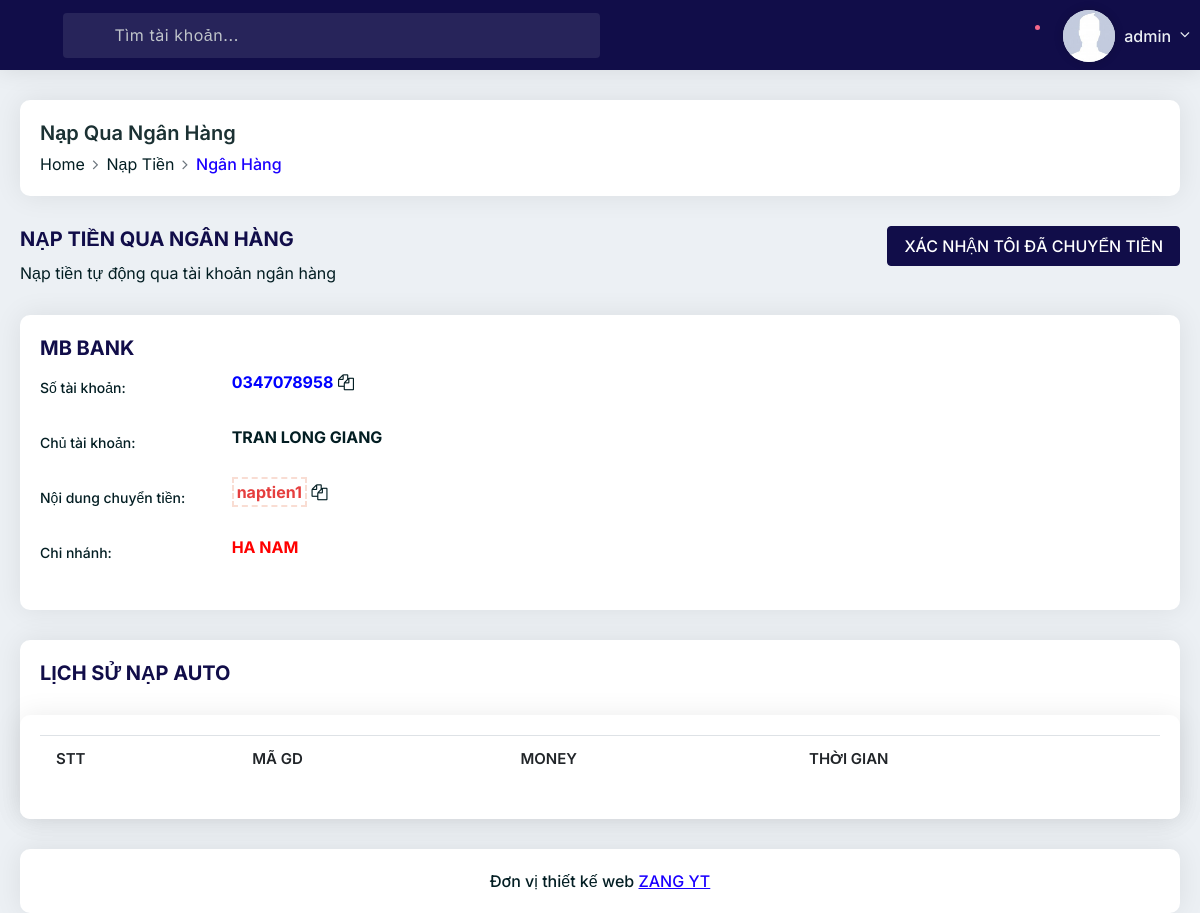
Screenshot of /NapBank.php (signed in) with the database file from the repository.
### tables this page shows
CREATE TABLE `users`  (
  `id` int NOT NULL AUTO_INCREMENT,
  `code` varchar(32) NULL DEFAULT NULL,
  `username` varchar(32) NULL DEFAULT NULL,
  `email` text NULL,
  `password` varchar(32) NULL DEFAULT NULL,
  `money` int NOT NULL DEFAULT 0,
  `total_nap` int NOT NULL DEFAULT 0,
  `level` varchar(32) NULL DEFAULT NULL,
  `ck` float NULL DEFAULT 0,
  `createdate` datetime NULL DEFAULT NULL,
  `ip` text NULL,
  `banned` int NOT NULL DEFAULT 0,
  `fullname` text NULL,
  `token` varchar(64) NULL DEFAULT NULL,
  `ref` varchar(64) NULL DEFAULT NULL,
  PRIMARY KEY (`id`) USING BTREE
);

CREATE TABLE `bank`  (
  `id` int NOT NULL AUTO_INCREMENT,
  `stk` text NOT NULL,
  `name` text NOT NULL,
  `bank_name` text NOT NULL,
  `chi_nhanh` text NOT NULL,
  PRIMARY KEY (`id`) USING BTREE
);

CREATE TABLE `setting`  (
  `id` int NOT NULL AUTO_INCREMENT,
  `site_image` text NULL,
  `site_domain` text NULL,
  `site_favicon` text NULL,
  `site_logo` text NULL,
  `site_tenweb` text NULL,
  `site_mota` text NULL,
  `site_tukhoa` text NULL,
  `site_baotri` varchar(32) NULL DEFAULT 'OFF',
  `site_api_momo` text NULL,
  `site_api_card` text NULL,
  `site_ck_card` int NULL DEFAULT 0,
  `site_callback` text NULL,
  `site_gmail` text NULL,
  `site_sdt_momo` text NULL,
  `site_ten_momo` text NULL,
  `site_qr_momo` text NULL,
  `site_noidung_momo` text NULL,
  `site_gmail_momo` text NULL,
  `site_pass_momo` text NULL,
  `site_show_soluong` varchar(32) NULL DEFAULT 'ON',
  `site_thong_bao` longtext NULL,
  `site_token` text NULL,
  `birthday` text NULL,
  `carousel_1` text NULL,
  `carousel_2` text NULL,
  `carousel_3` text NULL,
  `site_show_carousel` varchar(32) NULL DEFAULT 'ON',
  `SECURE_TOKEN` varchar(128) NULL DEFAULT NULL,
  `MEMO_PREFIX` varchar(64) NULL DEFAULT NULL,
  `color` varchar(64) NULL DEFAULT NULL,
  `DirectChatLink` text NULL,
  `tuyetroi` varchar(32) NULL DEFAULT 'ON',
  `gdganday` varchar(32) NULL DEFAULT 'ON',
  `ck_ref` int NULL DEFAULT 0,
  `facebook` text NULL,
  `display_daban` varchar(255) NULL DEFAULT 'ON',
  PRIMARY KEY (`id`) USING BTREE
);

### config.php (called while the page is built, shortened)
<?php
$ketnoi = mysqli_connect(LOCALHOST,USERNAME,PASSWORD,DATABASE);
$ketnoi->query("set names 'utf8'");
$site = $ketnoi->query("SELECT * FROM setting")->fetch_array();
if(isset($_SESSION['username']))
{
    $my_username = $_SESSION['username'];
    $user = $ketnoi->query("SELECT * FROM users WHERE username = '$my_username' ")->fetch_array();
}
?>

### public/NapBank.php (the view, shortened to what this page needs)
<?php require_once('../head.php');?>
<?php require_once('../sidebar.php');?>
<?php require_once('../cron/AutoVcb.php');?>
<div class="main-container">
    <div class="pd-ltr-20 xs-pd-20-10">
        <div class="min-height-200px">
            <div class="page-header">
                <div class="row">
                    <div class="col-md-6 col-sm-12">
                        <div class="title">
                            <h4>Nạp Qua Ngân Hàng</h4>
                        </div>
                        <nav aria-label="breadcrumb" role="navigation">
                            <ol class="breadcrumb">
                                <li class="breadcrumb-item"><a href="/">Home</a></li>
                                <li class="breadcrumb-item"><a href="#">Nạp Tiền</a></li>
                                <li class="breadcrumb-item active" aria-current="page">Ngân Hàng</li>
                            </ol>
                        </nav>
                    </div>
                </div>
            </div>
            <div class="clearfix">
                    <div class="pull-left">
                        <h4 class="text-blue h4">NẠP TIỀN QUA NGÂN HÀNG</h4>
                        <p class="mb-30">Nạp tiền tự động qua tài khoản ngân hàng</p>
                    </div>
                    <?php if(isset($curl_vcb)) { ?>
                    <div class="pull-right">
                        <form action="" method="post">
                            <button type="submit" class="btn btn-primary" name="btnAutoVcb">XÁC NHẬN TÔI ĐÃ CHUYỂN TIỀN</button>
                        </form>
                    </div>
                    <?php }?>
                </div>
            <div class="row">
                <?php
$result = $ketnoi->query("SELECT * FROM `bank` ORDER BY id desc");
while($row = $result->fetch_assoc() ){ ?>
                <div class="col-md-12 col-sm-12">
                    <div class="pd-20 card-box mb-30">
                        <div class="clearfix">
                            <div class="pull-left">
                                <h4 class="text-blue h4"><?=$row['name'];?></h4>
                            </div>
                        </div>
                        <div class="form-group row">
                            <label class="col-sm-12 col-md-2 col-form-label">Số tài khoản:</label>
                            <div class="col-sm-12 col-md-10">
                                <b style="color: blue;" id="copy_<?=$row['stk'];?>"><?=$row['stk'];?></b> <a
                                    class="copy" data-clipboard-target="#copy_<?=$row['stk'];?>"><i
                                        class="fa fa-copy"></i></a>
                            </div>
                        </div>
                        <div class="form-group row">
                            <label class="col-sm-12 col-md-2 col-form-label">Chủ tài khoản:</label>
                            <div class="col-sm-12 col-md-10">
                                <b><?=$row['bank_name'];?></b>
                            </div>
                        </div>
                        <div class="form-group row">
                            <label class="col-sm-12 col-md-2 col-form-label">Nội dung chuyển tiền:</label>
                            <div class="col-sm-12 col-md-10">
                                <b class="text-danger"
                                    style="border: 2px dashed #e04f1a30; padding: 3px; color: #e53e3e!important;"
                                    id="copyNoiDung_<?=$row['stk'];?>"><?=$site['MEMO_PREFIX'].$user['id'];?></b>
                                <a class="copy" data-clipboard-target="#copyNoiDung_<?=$row['stk'];?>"><i
                                        class="fa fa-copy"></i></a>
                            </div>
                        </div>
                        <div class="form-group row">
                            <label class="col-sm-12 col-md-2 col-form-label">Chi nhánh:</label>
                            <div class="col-sm-12 col-md-10">
                                <b style="color:red;"><?=$row['chi_nhanh'];?></b>
                            </div>
                        </div>
                    </div>
                </div>
                <?php }?>
            </div>
            <div class="card-box mb-30">
                <div class="pd-20">
                    <h4 class="text-blue h4">LỊCH SỬ NẠP AUTO</h4>
                </div>
                <div class="pd-20 card-box height-100-p">
                    <table class="table hover multiple-select-row data-table-export nowrap">
                        <thead>
                            <tr>
                                <th>STT</th>
                                <th>MÃ GD</th>
                                <th>MONEY</th>
                                <th>THỜI GIAN</th>
                            </tr>
                        </thead>
                    </table>
                </div>
            </div>
            <?php require_once('../foot.php');?>

### sidebar.php (shortened to what this page needs)
<body class="header-dark sidebar-dark">
    <div class="header" style="background:<?=$site['color'];?>">
        <div class="header-left">
            <div class="menu-icon dw dw-menu"></div>
            <div class="header-search" style="background:<?=$site['color'];?>">
                <form action="/" method="post">
                    <div class="form-group mb-0">
                        <i class="dw dw-search2 search-icon"></i>
                        <input type="text" class="form-control search-input" name="btnTimTaiKhoan"
                            placeholder="Tìm tài khoản...">
                    </div>
                </form>
            </div>
        </div>
        <div class="header-right">
            <div class="user-notification">
                <div class="dropdown">
                    <a class="dropdown-toggle no-arrow" href="#" role="button" data-toggle="dropdown">
                        <i class="icon-copy dw dw-notification"></i>
                        <span class="badge notification-active"></span>
                    </a>
                </div>
            </div>
            <div class="user-info-dropdown">
                <div class="dropdown">
                    <a class="dropdown-toggle" href="#" role="button" data-toggle="dropdown">
                        <span class="user-icon">
                            <img src="/vendors/images/photo1.jpg" alt="">
                        </span>
                        <span class="user-name"><?=$user['username'];?></span>
                    </a>
                </div>
            </div>
        </div>
    </div>

### rows the page displays
users: username "admin", id "1"
bank: name "MB BANK", stk "0347078958", bank_name "TRAN LONG GIANG", chi_nhanh "HA NAM"
setting: MEMO_PREFIX "naptien"
